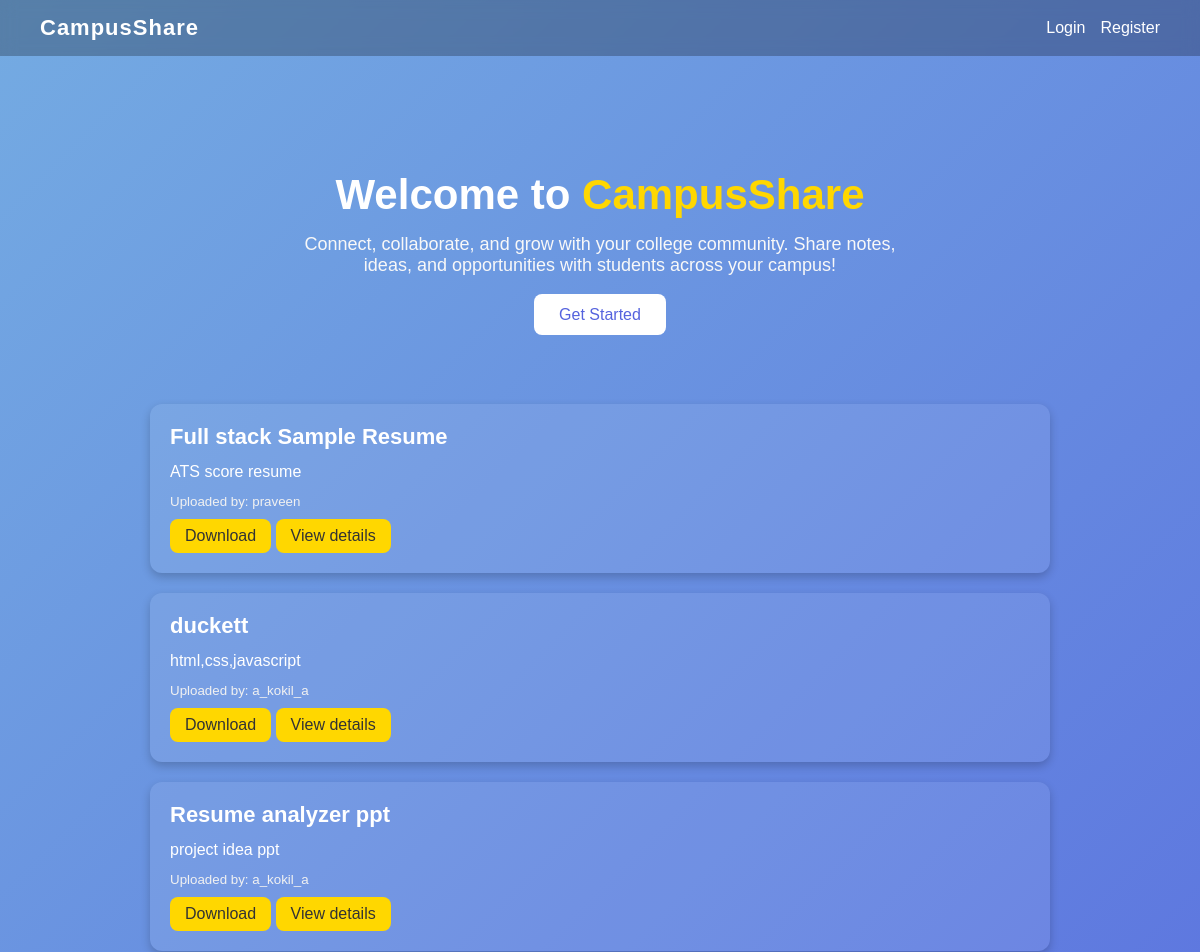
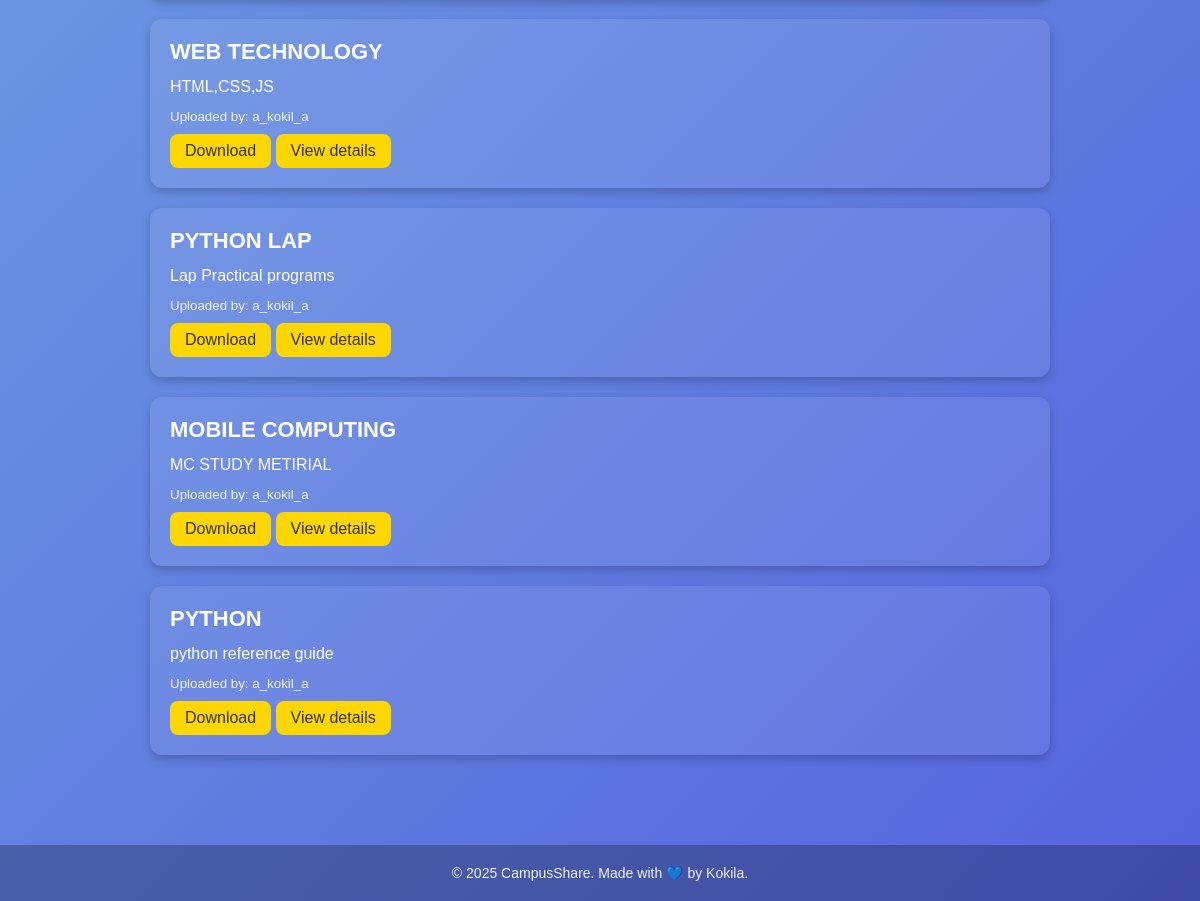
The page / on the database its author committed (2 pictures, top to bottom).
### resources/models.py (models this page shows, shortened)
class Resource(models.Model):
    title = models.CharField(max_length=255)
    description = models.TextField(blank=True)
    category = models.CharField(max_length=20, choices=CATEGORY_CHOICES)
    college = models.CharField(max_length=200)
    department = models.CharField(max_length=150)
    semester = models.IntegerField(null=True, blank=True)
    file = models.FileField(upload_to='resources/')
    uploaded_by = models.ForeignKey(settings.AUTH_USER_MODEL, on_delete=models.CASCADE)
    uploaded_at = models.DateTimeField(auto_now_add=True)
    status = models.CharField(max_length=20, choices=STATUS_CHOICES, default='pending')
    download_count = models.IntegerField(default=0)

### main/views.py (the view)
# urls.py: 2. Add a URL to urlpatterns:  path('', views.home, name='home')
def home(request):
    query = request.GET.get('q')  # get the search query
    if query:
        resources = Resource.objects.filter(
            Q(title__icontains=query) |
            Q(description__icontains=query) |
            Q(uploaded_by__username__icontains=query)
        ).order_by('-id')
    else:
        resources = Resource.objects.all().order_by('-id')
    if request.headers.get('x-requested-with') == 'XMLHttpRequest':
        return render(request, 'main/resource_feed.html', {'resources': resources})
    return render(request, 'main/index.html', {'resources': resources, 'query': query})

### templates/main/index.html (shortened to what this page needs)
<!DOCTYPE html>
<html lang="en">
<head>
</head>
<body>
  <nav>
    <a href="{% url 'home' %}" class="logo">CampusShare</a>
    <div class="nav-links">
      {% if user.is_authenticated %}
      <a href="{% url 'upload_resource' %}">Upload Resource</a>
      <a href="{% url 'resource_list' %}">All Resources</a>
      <a href="{% url 'profile' %}">Profile</a>
      <form action="{% url 'logout' %}" method="POST" style="display:inline;">
        {% csrf_token %}
        <button type="submit">Logout</button>
      </form>
      {% else %}
      <a href="{% url 'login' %}">Login</a>
      <a href="{% url 'register' %}">Register</a>
      {% endif %}
    </div>
  </nav>
  <section class="hero">
    <h1>Welcome to <span style="color:#FFD700;">CampusShare</span></h1>
    <p>Connect, collaborate, and grow with your college community. Share notes, ideas, and opportunities with students
      across your campus!</p>
    {% if not user.is_authenticated %}
    <a href="{% url 'register' %}" class="btn">Get Started</a>
    {% else %}
    <a href="{% url 'profile' %}" class="btn">Go to Profile</a>
    {% endif %}
  </section>
  <section id="resource-feed" class="resource-feed">
    {% include 'main/resource_feed.html' %}
  </section>
  <footer>
    © 2025 CampusShare. Made with 💙 by Kokila.
  </footer>
</body>
</html>

### main/templates/main/resource_feed.html
{% for resource in resources %}
<div class="resource-post">
  <h3>{{ resource.title }}</h3>
  <p>{{ resource.description }}</p>
  <small>Uploaded by: {{ resource.uploaded_by.username }}</small>
  {% if resource.file %}
  <a href="{{ resource.file.url }}" target="_blank">Download</a>
  <a href="{% url 'resource_detail' resource.id %}">
    View details
  </a>
  {% endif %}
</div>
{% empty %}
<p style="text-align:center;">No resources found.</p>
{% endfor %}

### templates/main/index.html (style rules this page uses)
body { font-family: "Poppins", sans-serif; margin: 0; padding: 0; background: linear-gradient(135deg, #74ABE2, #5563DE); color: #fff; }
nav { background: rgba(0, 0, 0, 0.25); display: flex; justify-content: space-between; align-items: center; padding: 15px 40px; backdrop-filter: blur(8px); flex-wrap: wrap; gap: 10px; }
.logo { font-size: 22px; font-weight: 600; color: #fff; text-decoration: none; letter-spacing: 1px; }
.nav-links { display: flex; gap: 15px; align-items: center; flex-wrap: wrap; }
.nav-links a, .nav-links button { color: #fff; text-decoration: none; font-weight: 500; transition: color 0.3s; background: none; border: none; cursor: pointer; }
.hero { text-align: center; padding: 80px 20px 40px 20px; }
.hero h1 { font-size: 42px; margin-bottom: 15px; }
.hero p { font-size: 18px; max-width: 600px; margin: 0 auto 30px; color: #f8f8f8; }
.btn { background-color: #fff; color: #5563DE; padding: 12px 25px; border-radius: 8px; font-size: 16px; font-weight: 500; text-decoration: none; transition: background 0.3s, transform 0.2s; }
.resource-feed { padding: 20px; max-width: 900px; margin: 20px auto 50px auto; }
.resource-post { background: rgba(255, 255, 255, 0.08); padding: 20px; margin-bottom: 20px; border-radius: 12px; box-shadow: 0 4px 10px rgba(0, 0, 0, 0.2); transition: transform 0.3s, background 0.3s, box-shadow 0.3s; position: relative; }
.resource-post h3 { margin: 0 0 10px 0; font-size: 22px; }
.resource-post p { margin: 0 0 10px 0; line-height: 1.5; }
.resource-post small { display: block; margin-bottom: 10px; color: #f1f1f1; }
.resource-post a { display: inline-block; padding: 8px 15px; background: #FFD700; color: #333; border-radius: 8px; text-decoration: none; font-weight: 500; transition: transform 0.2s, background 0.2s; }
footer { text-align: center; padding: 20px; background: rgba(0, 0, 0, 0.25); color: #f1f1f1; font-size: 14px; }

### rows shown on the page
Resource: title "Full stack Sample Resume", description "ATS score resume", uploaded_by.username "praveen"
Resource: title "duckett", description "html,css,javascript", uploaded_by.username "a_kokil_a"
Resource: title "Resume analyzer ppt", description "project idea ppt", uploaded_by.username "a_kokil_a"
Resource: title "WEB TECHNOLOGY", description "HTML,CSS,JS", uploaded_by.username "a_kokil_a"
Resource: title "PYTHON LAP", description "Lap Practical programs", uploaded_by.username "a_kokil_a"
Resource: title "MOBILE COMPUTING", description "MC STUDY METIRIAL", uploaded_by.username "a_kokil_a"
Resource: title "PYTHON", description "python reference guide", uploaded_by.username "a_kokil_a"
